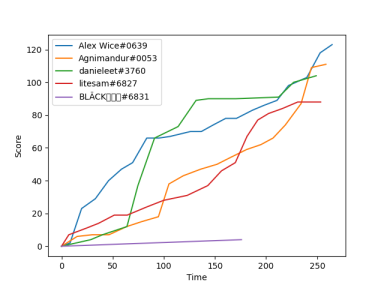

Reproduce this figure in Python.
import os
os.environ['MPLCONFIGDIR'] = "C:/Users/Reaper/Pictures/RCI"
import matplotlib.pyplot as plt
import discord

def graph(events,guild,top):
  startTime = events[0]
  del events[0]
  for i in range(0,len(events)):
    events[i][0] = (events[i][0]-startTime)/1000
  events.sort()
  dx = [[0] for i in range(0,len(top))]
  dy = [[0] for i in range(0,len(top))]
  for e in events:
    try:
      i = top.index(e[2])
      dx[i].append(e[0])
      dy[i].append(e[1])
    except:
      pass

  for i in range(0,len(top)):
    member = guild.get_member(top[i])
    if member != None:
      name = member.name+"#"+member.discriminator
      plt.plot(dx[i],dy[i],label=name)
  plt.xlabel("Time")
  plt.ylabel("Score")
  if len(top)>0:
    plt.legend()
  image = "RG"+str(guild.id)+".png"
  plt.savefig(image)
  plt.close()

  return discord.File(image,filename=guild.name + " Results Graph.png")
  